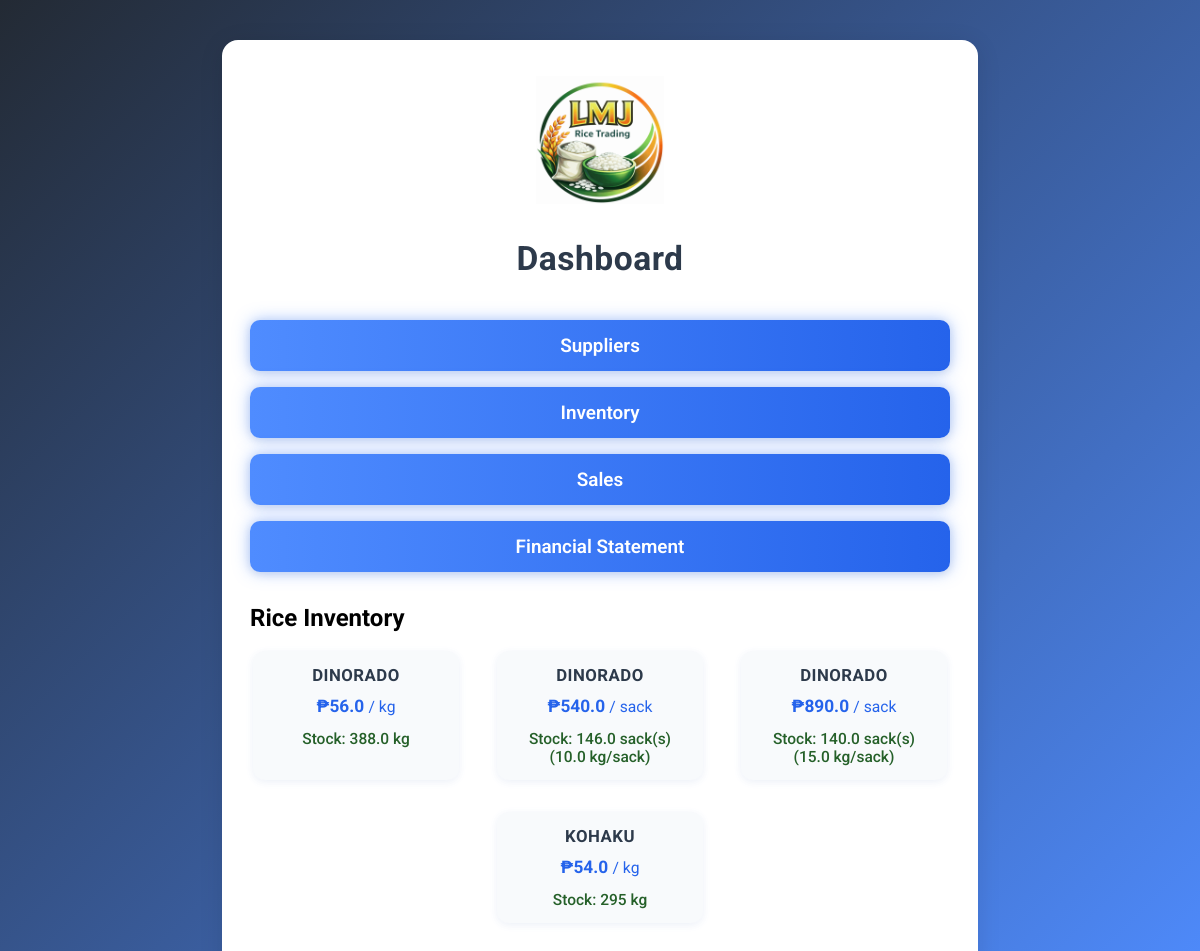
Before: / with the older database file.
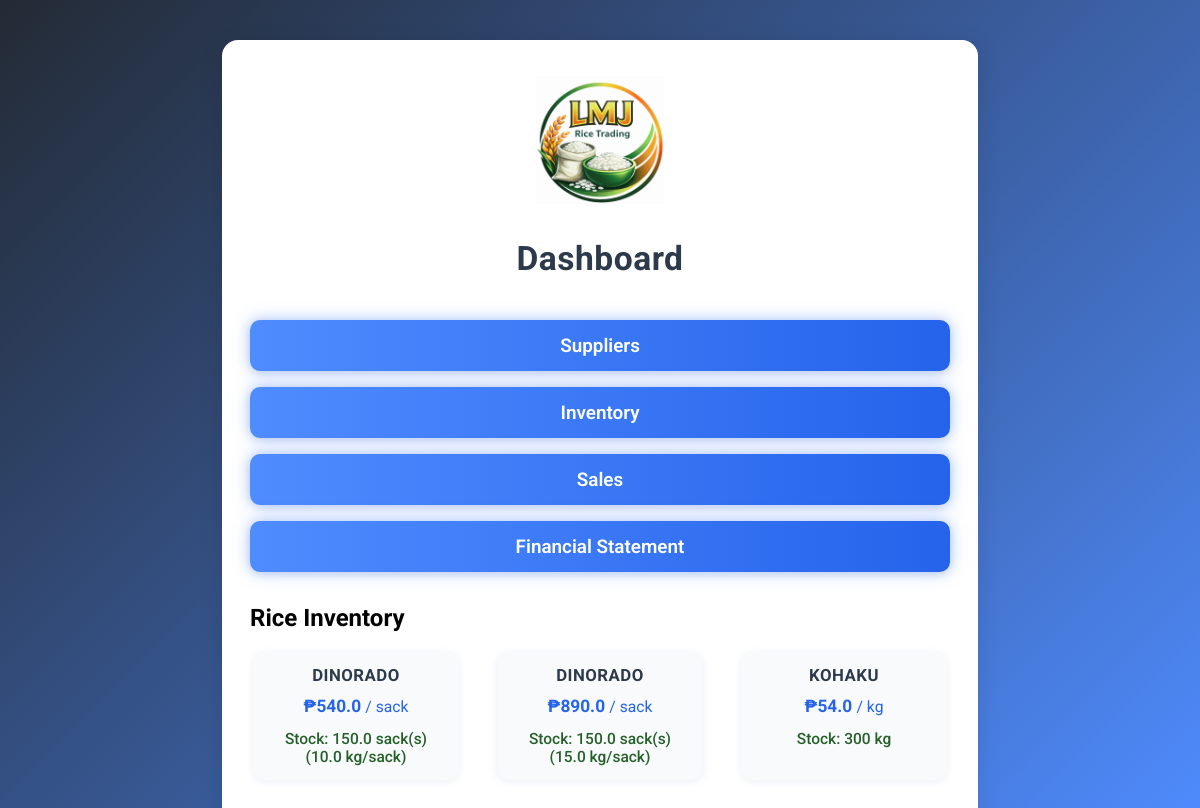
After: the same page with the newer database file.
### tables this page shows
CREATE TABLE inventory (
            id INTEGER PRIMARY KEY AUTOINCREMENT,
            product_name TEXT NOT NULL,
            supplier_id INTEGER,
            quantity INTEGER,
            cost_price REAL,
            retail_price REAL,
            sack_size REAL,
            sack_price REAL,
            FOREIGN KEY (supplier_id) REFERENCES suppliers(id)
        );

### app.py (the view, shortened to what this page needs)
@app.route('/', methods=['GET', 'POST'])
def dashboard():
    inventory = query_db('SELECT * FROM inventory ORDER BY product_name')
    sales = query_db('SELECT inventory_id, SUM(quantity) as sold_qty FROM sales GROUP BY inventory_id')
    sold_map = {s['inventory_id']: s['sold_qty'] if s['sold_qty'] else 0 for s in sales}
    inventory_with_stock = []
    for item in inventory:
        sold_qty = sold_map.get(item['id'], 0)
        if item['sack_size'] and item['sack_size'] > 0:
            sacks_sold = sold_qty / item['sack_size'] if item['sack_size'] else 0
            sacks_left = item['quantity'] - sacks_sold
            total_kilos = sacks_left * item['sack_size']
            inventory_with_stock.append({
                'id': item['id'],
                'product_name': item['product_name'],
                'retail_price': item['retail_price'],
                'sack_size': item['sack_size'],
                'sack_price': item['sack_price'],
                'stock_type': 'sack',
                'sacks_left': max(sacks_left, 0),
                'total_kilos': max(total_kilos, 0)
            })
        else:
            kilos_left = item['quantity'] - sold_qty
            inventory_with_stock.append({
                'id': item['id'],
                'product_name': item['product_name'],
                'retail_price': item['retail_price'],
                'stock_type': 'kilo',
                'kilos_left': max(kilos_left, 0)
            })
    return render_template('dashboard.html', inventory=inventory_with_stock)

### database/db.py (called while the page is built)
def get_db():
    db = getattr(g, '_database', None)
    if db is None:
        db = g._database = sqlite3.connect(DATABASE)
        db.row_factory = sqlite3.Row
    return db

def query_db(query, args=(), one=False):
    cur = get_db().execute(query, args)
    rv = cur.fetchall()
    cur.close()
    return (rv[0] if rv else None) if one else rv

### templates/dashboard.html (shortened to what this page needs)
                <!DOCTYPE html>
                <html lang="en">
                <head>
                </head>
                <body>
                    <div class="container">
                        <div style="display:flex;flex-direction:column;align-items:center;margin-bottom:18px;">
                            <img src="{{ url_for('static', filename='test.png') }}" alt="LMJ Logo" style="width:128px;height:128px;object-fit:contain;margin-bottom:12px;">
                            <h1 style="text-align:center;">Dashboard</h1>
                        </div>
                        <div class="dashboard-nav fade-in">
                            <a href="/suppliers" class="menu-btn glow-btn">Suppliers</a>
                            <a href="/inventory" class="menu-btn glow-btn">Inventory</a>
                            <a href="/sales" class="menu-btn glow-btn">Sales</a>
                            <a href="/financial" class="menu-btn glow-btn">Financial Statement</a>
                        </div>
                        <h2>Rice Inventory</h2>
                        <div class="inventory-grid">
                            {% for item in inventory %}
                                <div class="inventory-card" onclick="selectRice('{{ item.id }}', '{{ item.product_name }}', '{{ item.retail_price }}', '{{ item.sack_price }}', '{{ item.kilos_left }}', '{{ item.sacks_left }}')">
                                    <div class="rice-title">{{ item.product_name }}</div>
                                    {% if item.stock_type == 'sack' %}
                                        <div class="rice-price">₱{{ item.sack_price|round(2) }} <span style="font-size:0.98rem;font-weight:400;">/ sack</span></div>
                                        <div class="rice-stock">Stock: {{ item.sacks_left }} sack(s) ({{ item.sack_size|round(2) }} kg/sack)</div>
                                    {% else %}
                                        <div class="rice-price">₱{{ item.retail_price|round(2) }} <span style="font-size:0.98rem;font-weight:400;">/ kg</span></div>
                                        <div class="rice-stock">Stock: {{ item.kilos_left|round(2) }} kg</div>
                                    {% endif %}
                                </div>
                            {% endfor %}
                        </div>
                    </div>

Changed rows visible on the page:
removed inventory: product_name "DINORADO", retail_price "56.0", kilos_left "388.0"
computed for inventory (number 1 of 3 on the later page): sacks_left "146.0" → "150.0"
computed for inventory (number 2 of 3 on the later page): sacks_left "140.0" → "150.0"
computed for inventory "KOHAKU": kilos_left "295" → "300"
